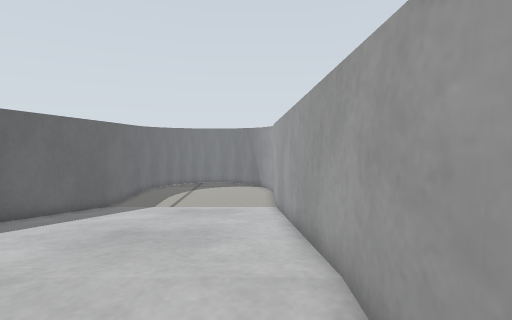
View 1 (above)

13 first-person views from a walk through a world built for the Gazebo simulator. The camera is 0.19 m above the floor, tilts 4° down and sees 85° across. The floor is counted in squares, 0.1 m on a side. Each view is taken from the middle of a square. On the plan, view 1 faces up. The plan holds only what a view shows up to about 16 squares ahead; the rest is blank.

View 2
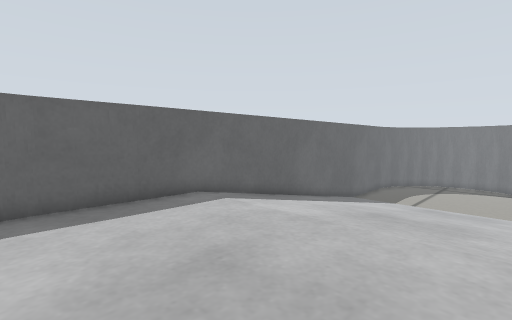

View 3
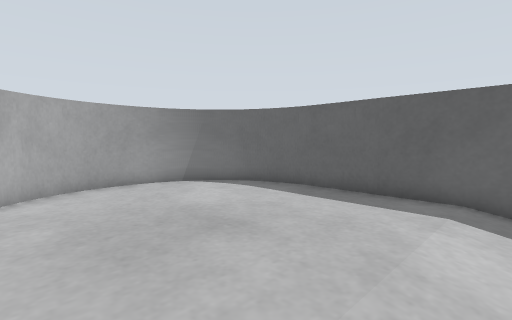

View 4
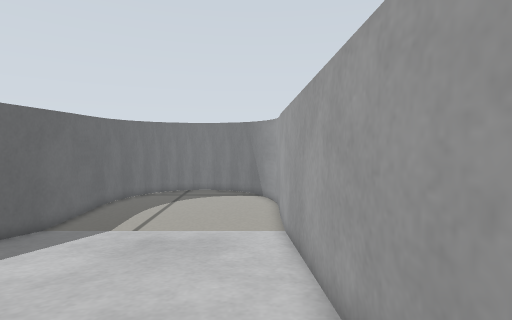

View 5
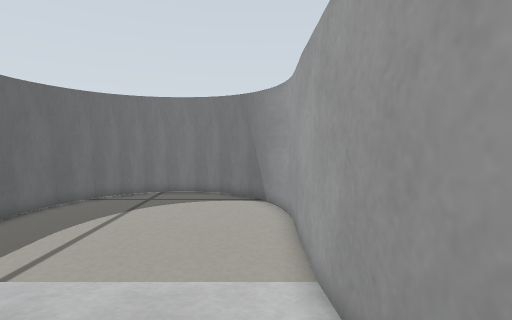

View 6
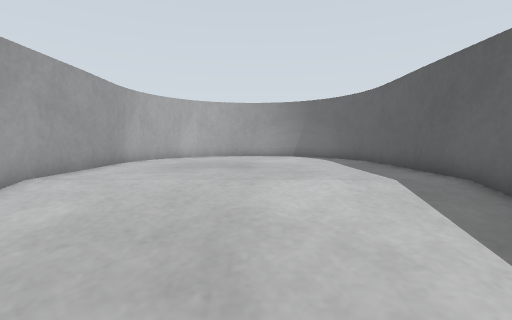

View 7
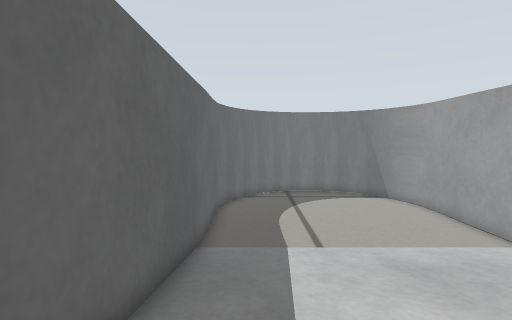

View 8
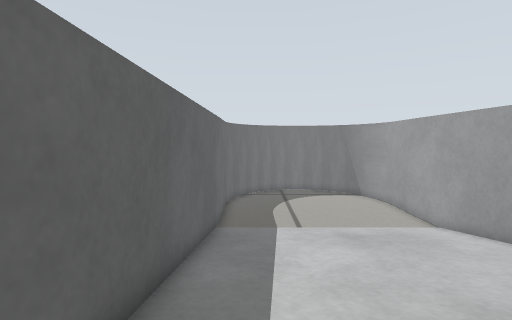

View 9
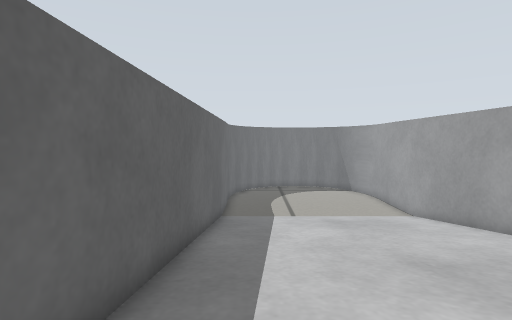

View 10
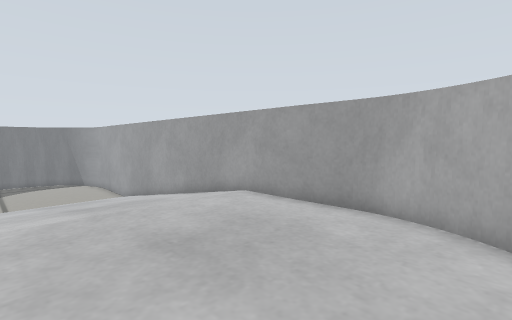

View 11
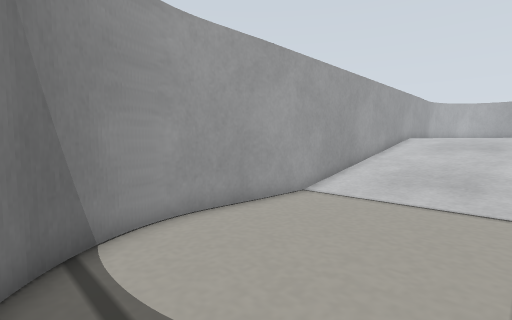

View 12
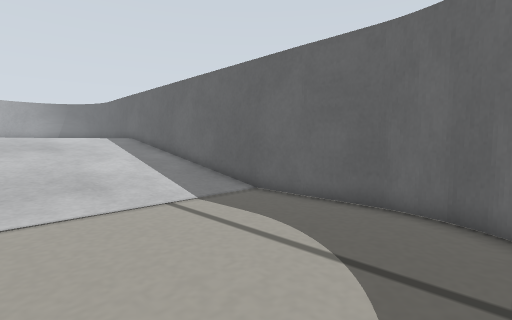

View 13
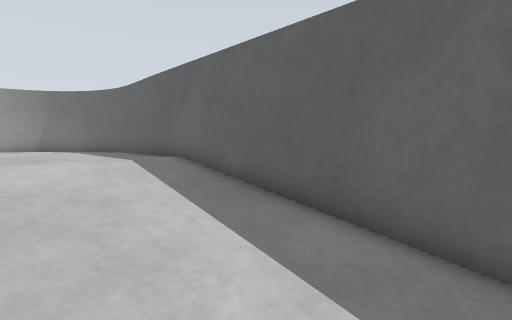

### Floor plan
Points are (right, up) in squares from view 1. A wall is a line through its corners. A room is listed if a view was taken in it or the views show most of it. See-through windows are left out.
Room 1 (views 1, 2, 3, 4, 5, 6, 7, 8, 9, 10, 11, 12, 13)
walls: (-8.9, -1.1) (-8.7, -2); (-8.8, 21.4) (-8.8, -1.3); (1.3, 21.2) (1.1, 22.1); (1.2, -1.4) (1.2, 21.4); (-8.7, 21.9) (-8.9, 21.2); (-8.8, -1.9) (-8.4, -2.9); (1.2, -1.8) (1.3, -1.1); (1.2, 22) (1, 22.5); (1, 22.4) (0.8, 23); (1, -2.6) (1.2, -1.6); (-8.5, -2.9) (-8, -3.8); (-8.5, 22.9) (-8.8, 21.8); (0.9, 22.9) (0.5, 23.5); (0.6, -3.4) (0.9, -2.8); (0.6, 23.4) (0.2, 24); (-8.1, -3.6) (-7.7, -4.1); (-8, 23.8) (-8.5, 22.8); (-7.8, -4) (-7.4, -4.5); (0.3, 23.9) (-0.1, 24.3); (-7.7, 24.2) (-8, 23.7); (0.1, -4.1) (0.7, -3.3); (0, 24.3) (-0.8, 25); (-7.3, -4.6) (-6.7, -5); (-0.2, -4.5) (0.2, -4); (-6.8, -5) (-6.1, -5.4); (-0.7, 24.9) (-1.4, 25.4); (-1, -5.1) (-0.3, -4.5); (-6.5, 25.2) (-7.3, 24.6) (-7.7, 24.1); (-1.3, 25.3) (-2.2, 25.7); (-6.2, -5.4) (-5.6, -5.6) (-4.7, -5.9); (-1.5, -5.4) (-0.9, -5); (-6, 25.5) (-6.6, 25.1); (-1.9, -5.6) (-1.4, -5.3); (-5.5, 25.7) (-6.1, 25.4); (-2.1, 25.7) (-2.6, 25.8); (-4.8, -5.8) (-4.2, -5.9); (-4.8, 25.8) (-5.7, 25.6); (-2.6, -5.8) (-1.7, -5.5); (-2.5, 25.8) (-3.1, 25.9); (-4, 25.9) (-5, 25.8); (-4.3, -5.9) (-3.1, -5.9); (-3.2, -5.9) (-2.5, -5.7); (-3, 25.9) (-4.1, 25.9)

Positions as (right, up) in squares from view 1, and headings:
1: (0, 0), facing up
2: (0, -2), facing up-left
3: (0, 5), facing down-left
4: (0, 5), facing up
5: (0, 11), facing up
6: (-4, 10), facing down
7: (-7, 8), facing up
8: (-7, 4), facing up
9: (-7, 2), facing up
10: (-6, -4), facing up-right
11: (-5, 25), facing down-right
12: (-1, 24), facing down-left
13: (-4, 12), facing down-left
